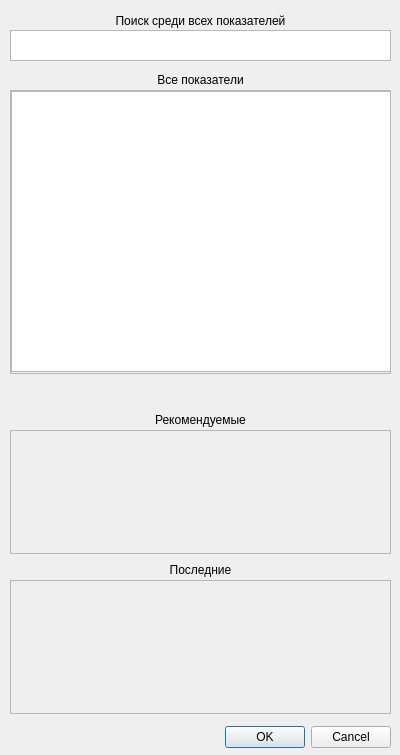
<?xml version="1.0" encoding="UTF-8"?>
<ui version="4.0">
 <class>Form</class>
 <widget class="QWidget" name="Form">
  <property name="geometry">
   <rect>
    <x>0</x>
    <y>0</y>
    <width>400</width>
    <height>755</height>
   </rect>
  </property>
  <property name="windowTitle">
   <string>Form</string>
  </property>
  <widget class="QTextEdit" name="textEdit">
   <property name="geometry">
    <rect>
     <x>10</x>
     <y>30</y>
     <width>381</width>
     <height>31</height>
    </rect>
   </property>
  </widget>
  <widget class="QDialogButtonBox" name="buttonBox">
   <property name="geometry">
    <rect>
     <x>10</x>
     <y>720</y>
     <width>381</width>
     <height>35</height>
    </rect>
   </property>
   <property name="orientation">
    <enum>Qt::Horizontal</enum>
   </property>
   <property name="standardButtons">
    <set>QDialogButtonBox::Cancel|QDialogButtonBox::Ok</set>
   </property>
  </widget>
  <widget class="QScrollArea" name="scrollArea_3">
   <property name="geometry">
    <rect>
     <x>10</x>
     <y>430</y>
     <width>381</width>
     <height>124</height>
    </rect>
   </property>
   <property name="widgetResizable">
    <bool>true</bool>
   </property>
   <widget class="QWidget" name="scrollAreaWidgetContents_3">
    <property name="geometry">
     <rect>
      <x>0</x>
      <y>0</y>
      <width>379</width>
      <height>122</height>
     </rect>
    </property>
   </widget>
  </widget>
  <widget class="QLabel" name="label_3">
   <property name="geometry">
    <rect>
     <x>10</x>
     <y>10</y>
     <width>381</width>
     <height>23</height>
    </rect>
   </property>
   <property name="text">
    <string>&lt;html&gt;&lt;head/&gt;&lt;body&gt;&lt;p align=&quot;center&quot;&gt;Поиск среди всех показателей&lt;/p&gt;&lt;/body&gt;&lt;/html&gt;</string>
   </property>
  </widget>
  <widget class="QLabel" name="label_4">
   <property name="geometry">
    <rect>
     <x>10</x>
     <y>70</y>
     <width>381</width>
     <height>20</height>
    </rect>
   </property>
   <property name="text">
    <string>&lt;html&gt;&lt;head/&gt;&lt;body&gt;&lt;p align=&quot;center&quot;&gt;Все показатели&lt;/p&gt;&lt;/body&gt;&lt;/html&gt;</string>
   </property>
  </widget>
  <widget class="QLabel" name="label">
   <property name="geometry">
    <rect>
     <x>10</x>
     <y>410</y>
     <width>381</width>
     <height>20</height>
    </rect>
   </property>
   <property name="text">
    <string>&lt;html&gt;&lt;head/&gt;&lt;body&gt;&lt;p align=&quot;center&quot;&gt;Рекомендуемые&lt;/p&gt;&lt;/body&gt;&lt;/html&gt;</string>
   </property>
  </widget>
  <widget class="QScrollArea" name="scrollArea">
   <property name="geometry">
    <rect>
     <x>10</x>
     <y>90</y>
     <width>381</width>
     <height>284</height>
    </rect>
   </property>
   <property name="widgetResizable">
    <bool>true</bool>
   </property>
   <widget class="QWidget" name="scrollAreaWidgetContents">
    <property name="geometry">
     <rect>
      <x>0</x>
      <y>0</y>
      <width>379</width>
      <height>282</height>
     </rect>
    </property>
    <widget class="QListWidget" name="listWidget">
     <property name="geometry">
      <rect>
       <x>0</x>
       <y>0</y>
       <width>381</width>
       <height>281</height>
      </rect>
     </property>
    </widget>
   </widget>
  </widget>
  <widget class="QLabel" name="label_2">
   <property name="geometry">
    <rect>
     <x>10</x>
     <y>560</y>
     <width>381</width>
     <height>20</height>
    </rect>
   </property>
   <property name="text">
    <string>&lt;html&gt;&lt;head/&gt;&lt;body&gt;&lt;p align=&quot;center&quot;&gt;Последние&lt;/p&gt;&lt;/body&gt;&lt;/html&gt;</string>
   </property>
  </widget>
  <widget class="QScrollArea" name="scrollArea_2">
   <property name="geometry">
    <rect>
     <x>10</x>
     <y>580</y>
     <width>381</width>
     <height>134</height>
    </rect>
   </property>
   <property name="widgetResizable">
    <bool>true</bool>
   </property>
   <widget class="QWidget" name="scrollAreaWidgetContents_2">
    <property name="geometry">
     <rect>
      <x>0</x>
      <y>0</y>
      <width>379</width>
      <height>132</height>
     </rect>
    </property>
   </widget>
  </widget>
 </widget>
 <resources/>
 <connections/>
</ui>
